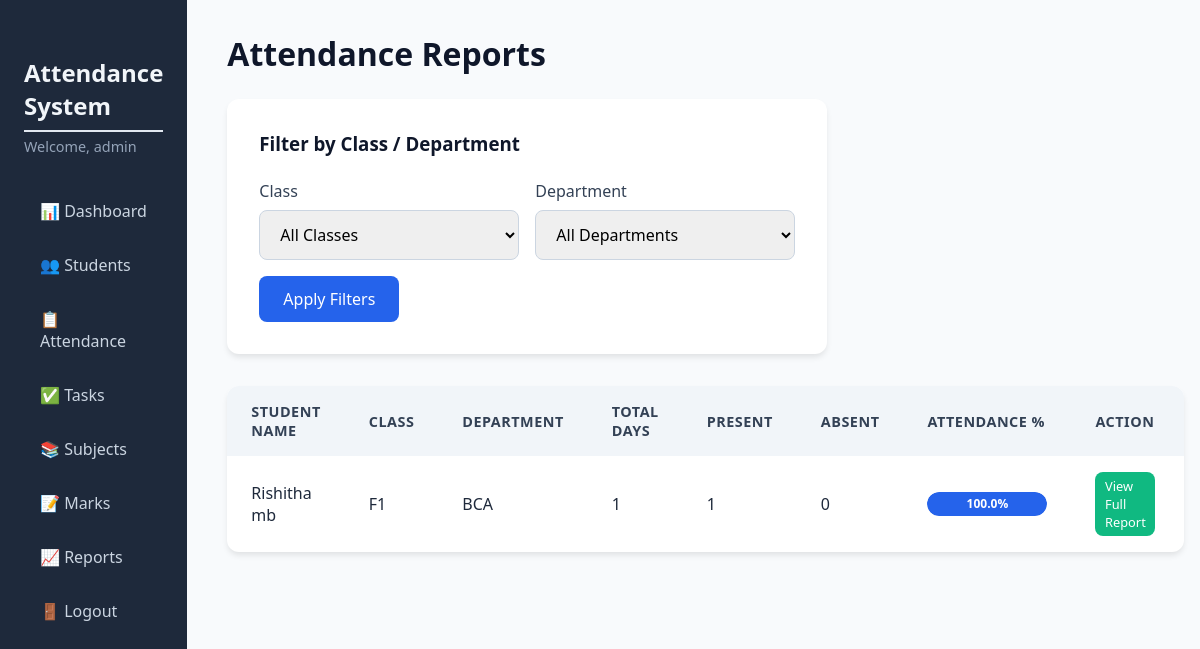
Before: /reports (signed in) with the older database file.
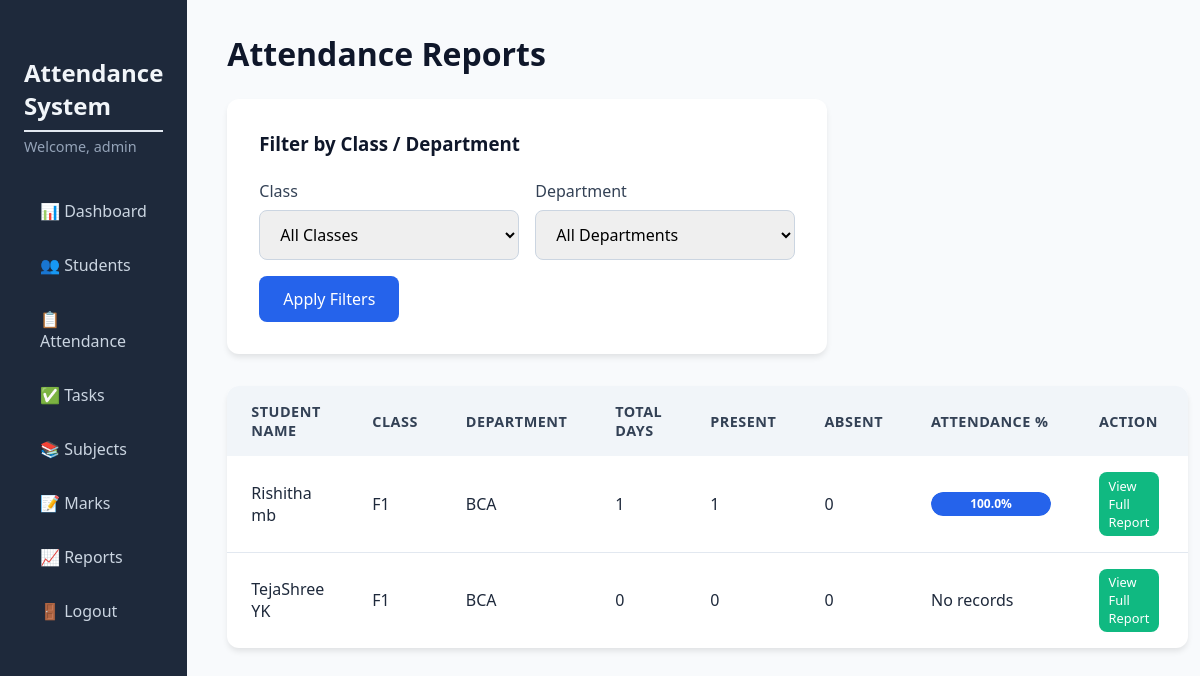
After: the same page with the newer database file.
### tables this page shows
CREATE TABLE students (
                id INTEGER PRIMARY KEY AUTOINCREMENT,
                usn TEXT UNIQUE NOT NULL,
                name TEXT NOT NULL,
                email TEXT UNIQUE NOT NULL,
                phone TEXT,
                class TEXT NOT NULL,
                department TEXT NOT NULL,
                parent_name TEXT,
                parent_phone TEXT,
                parent_email TEXT
            );

### app.py (the view)
@app.route('/reports')
@login_required
def reports():
    db = get_db()
    class_filter = request.args.get('class_filter', 'All')
    dept_filter = request.args.get('dept_filter', 'All')
    query = '''
        SELECT s.id, s.name, s.class, s.department,
               COUNT(a.id) as total_days,
               SUM(CASE WHEN a.status = 'Present' THEN 1 ELSE 0 END) as present_count,
               SUM(CASE WHEN a.status = 'Absent' THEN 1 ELSE 0 END) as absent_count
        FROM students s
        LEFT JOIN attendance a ON s.id = a.student_id
    '''
    params = []
    conditions = []
    if class_filter and class_filter != 'All':
        conditions.append("s.class = ?")
        params.append(class_filter)
    if dept_filter and dept_filter != 'All':
        conditions.append("s.department = ?")
        params.append(dept_filter)
    if conditions:
        query += " WHERE " + " AND ".join(conditions)
    query += " GROUP BY s.id ORDER BY s.class, s.department, s.name"
    students_data = db.execute(query, params).fetchall()
    report_rows = []
    for row in students_data:
        total = row['total_days'] or 0
        present = row['present_count'] or 0
        percent = round((present / total * 100), 2) if total > 0 else 0
        report_rows.append({
            'id': row['id'],
            'name': row['name'],
            'class': row['class'],
            'department': row['department'],
            'total': total,
            'present': present,
            'absent': row['absent_count'] or 0,
            'percent': percent
        })
    classes, departments = get_class_department_options()
    return render_template('reports.html',
                           report=report_rows,
                           classes=classes,
                           departments=departments,
                           selected_class=class_filter,
                           selected_dept=dept_filter)

### app.py (called while the page is built)
def get_db():
    db = getattr(g, '_database', None)
    if db is None:
        db = g._database = sqlite3.connect(DATABASE)
        db.row_factory = sqlite3.Row
    return db

@app.teardown_appcontext
def close_connection(exception):
    db = getattr(g, '_database', None)
    if db is not None:
        db.close()

def login_required(f):
    @wraps(f)
    def decorated_function(*args, **kwargs):
        if 'admin_id' not in session:
            flash('Please log in to access this page.', 'warning')
            return redirect(url_for('login'))
        return f(*args, **kwargs)
    return decorated_function

def get_class_department_options():
    db = get_db()
    classes = db.execute("SELECT DISTINCT class FROM students ORDER BY class").fetchall()
    departments = db.execute("SELECT DISTINCT department FROM students ORDER BY department").fetchall()
    return [c['class'] for c in classes], [d['department'] for d in departments]

### templates/reports.html (shortened to what this page needs)
{% extends "base.html" %}
{% block content %}
<h1>Attendance Reports</h1>
<div class="form-card">
    <h3>Filter by Class / Department</h3>
    <form method="GET" action="{{ url_for('reports') }}">
        <div class="form-row">
            <div class="form-group half">
                <label for="class_filter">Class</label>
                <select id="class_filter" name="class_filter">
                    <option value="All">All Classes</option>
                </select>
            </div>
            <div class="form-group half">
                <label for="dept_filter">Department</label>
                <select id="dept_filter" name="dept_filter">
                    <option value="All">All Departments</option>
                </select>
            </div>
        </div>
        <button type="submit" class="btn btn-primary">Apply Filters</button>
    </form>
</div>
<div class="table-responsive">
    <table class="table">
        <thead>
            <tr>
                <th>Student Name</th>
                <th>Class</th>
                <th>Department</th>
                <th>Total Days</th>
                <th>Present</th>
                <th>Absent</th>
                <th>Attendance %</th>
                <th>Action</th>
            </tr>
        </thead>
        <tbody>
            {% for row in report %}
            <tr>
                <td>{{ row.name }}</td>
                <td>{{ row.class }}</td>
                <td>{{ row.department }}</td>
                <td>{{ row.total }}</td>
                <td>{{ row.present }}</td>
                <td>{{ row.absent }}</td>
                <td>
                    {% if row.total > 0 %}
                    <div class="progress-bar">
                        <div class="progress-fill" style="width: {{ row.percent }}%;">{{ row.percent }}%</div>
                    </div>
                    {% else %}
                    No records
                    {% endif %}
                </td>
                <td>
                    <a href="{{ url_for('student_report', student_id=row.id) }}" class="btn btn-sm btn-edit">View Full
                        Report</a>
                </td>
            </tr>
            {% else %}
            <tr>
                <td colspan="8">No students found.</td>
            </tr>
            {% endfor %}
        </tbody>
    </table>
</div>
{% endblock %}

### templates/base.html (shortened to what this page needs)
<!DOCTYPE html>
<html lang="en">
<head>
    <link rel="stylesheet" href="{{ url_for('static', filename='css/style.css') }}">
</head>
<body>
    <div class="container">
        {% if session.admin_id %}
        <nav class="sidebar">
            <div class="sidebar-header">
                <h2>Attendance System</h2>
                <p>Welcome, {{ session.admin_username }}</p>
            </div>
            <ul class="nav">
                <li><a href="{{ url_for('dashboard') }}">📊 Dashboard</a></li>
                <li><a href="{{ url_for('students') }}">👥 Students</a></li>
                <li><a href="{{ url_for('attendance') }}">📋 Attendance</a></li>
                <li><a href="{{ url_for('tasks') }}">✅ Tasks</a></li>
                <li><a href="{{ url_for('subjects') }}">📚 Subjects</a></li>
                <li><a href="{{ url_for('marks') }}">📝 Marks</a></li>
                <li><a href="{{ url_for('reports') }}">📈 Reports</a></li>
                <li><a href="{{ url_for('logout') }}">🚪 Logout</a></li>
            </ul>
        </nav>
        {% endif %}
        <main class="content">
            {% block content %}{% endblock %}
        </main>
    </div>
</body>
</html>

### static/css/style.css (style rules this page uses)
* { margin: 0; padding: 0; box-sizing: border-box; font-family: 'Segoe UI', Tahoma, Geneva, Verdana, sans-serif; }
body { background: #f4f7fc; }
.container { display: flex; min-height: 100vh; }
.sidebar { width: 260px; background: #1e293b; color: #fff; padding: 1.5rem; box-shadow: 2px 0 10px rgba(0,0,0,0.1); }
.sidebar-header h2 { font-size: 1.5rem; margin-bottom: 0.3rem; color: #f1f5f9; }
.sidebar-header p { font-size: 0.9rem; color: #94a3b8; margin-bottom: 2rem; word-break: break-word; }
.nav { list-style: none; }
.nav li { margin-bottom: 0.5rem; }
.nav a { display: block; padding: 0.75rem 1rem; color: #cbd5e1; text-decoration: none; border-radius: 8px; transition: all 0.2s; font-size: 1rem; }
.content { flex: 1; padding: 2rem 2.5rem; background: #f8fafc; }
h1 { font-size: 2rem; margin-bottom: 1.5rem; color: #0f172a; font-weight: 600; }
h2 { font-size: 1.5rem; margin: 2rem 0 1rem; color: #1e293b; border-bottom: 2px solid #e2e8f0; padding-bottom: 0.5rem; }
.table { width: 100%; background: white; border-radius: 12px; overflow: hidden; box-shadow: 0 4px 6px -1px rgba(0,0,0,0.1); border-collapse: collapse; }
.table thead { background: #f1f5f9; }
.table th { text-align: left; padding: 1rem 1.5rem; font-weight: 600; color: #334155; font-size: 0.9rem; text-transform: uppercase; letter-spacing: 0.5px; }
.table td { padding: 1rem 1.5rem; border-bottom: 1px solid #e2e8f0; color: #1e293b; }
.table tbody tr:last-child td { border-bottom: none; }
.form-card { background: white; padding: 2rem; border-radius: 12px; box-shadow: 0 4px 6px -1px rgba(0,0,0,0.1); margin-bottom: 2rem; max-width: 600px; }
.form-card h3 { margin-bottom: 1.5rem; color: #0f172a; }
.form-group { margin-bottom: 1.25rem; }
.form-group label { display: block; margin-bottom: 0.5rem; font-weight: 500; color: #334155; }
.form-group input, .form-group select, .form-group textarea { width: 100%; padding: 0.75rem 1rem; border: 1px solid #cbd5e1; border-radius: 8px; font-size: 1rem; transition: border 0.2s, box-shadow 0.2s; }
.btn { display: inline-block; padding: 0.75rem 1.5rem; border: none; border-radius: 8px; font-size: 1rem; font-weight: 500; cursor: pointer; transition: background 0.2s, transform 0.1s; text-decoration: none; }
.btn-primary { background: #2563eb; color: white; }
.btn-edit { background: #10b981; color: white; padding: 0.4rem 0.8rem; font-size: 0.85rem; margin-right: 0.3rem; }
.btn-sm { padding: 0.3rem 0.6rem; font-size: 0.8rem; }
.progress-bar { background: #e2e8f0; border-radius: 20px; height: 24px; width: 120px; overflow: hidden; position: relative; }
.progress-fill { background: #2563eb; color: white; font-size: 0.75rem; font-weight: 600; height: 100%; line-height: 24px; text-align: center; border-radius: 20px; white-space: nowrap; }
.form-row { display: flex; gap: 1rem; margin-bottom: 1rem; }
.form-row .form-group { flex: 1; margin-bottom: 0; }
.table td, .table th { text-align: left; vertical-align: middle; }
.table td { vertical-align: middle; }

Changed rows visible on the page:
added students: name "TejaShree YK", class "F1", department "BCA", total "0", present "0", absent "0", shows "No records"
